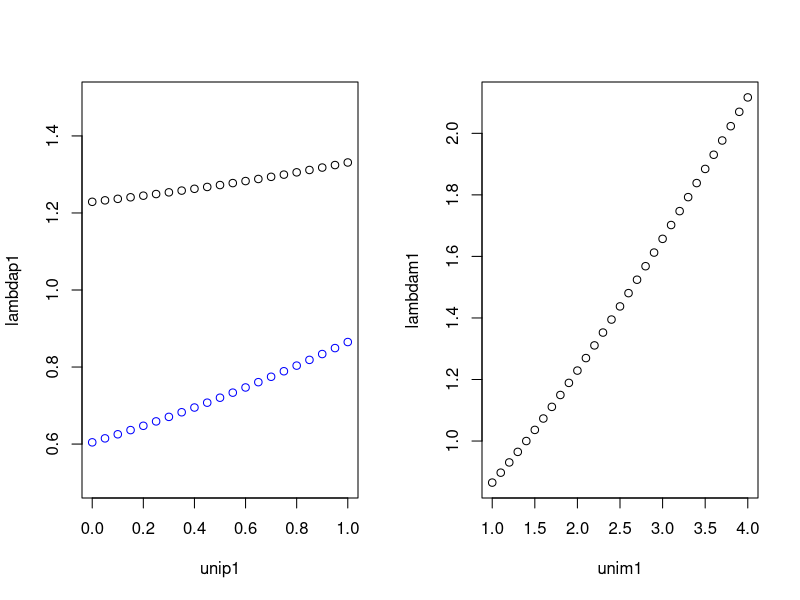
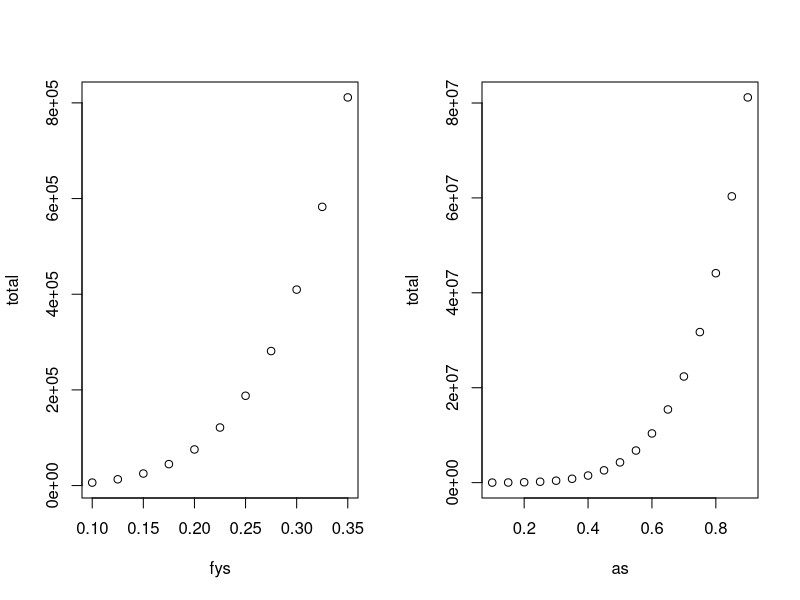

The R script that drew these images, in order:
m <- c(1,.5,0,0,.4,0,.4,0,.5,0,0,.5,0,0,0,0)
matrix <- matrix(m, nrow=4)

t <- c(200,0,0,0)

les <- matrix(ncol=11, nrow=4)
les[,1] <- t

####
#project into future
####

for(i in 2:11){
les[,i] <- matrix %*% les[,(i-1)]
}
#####
#total population by column
#####

total <- colSums(les)

######
#take the log
######

log <- log(les)

########
#lambda
########
lambda <- matrix(ncol=11, nrow=1)
lambda[1] <- 0
for(i in 2:11){
lambda[,i] <-  total[i]/total[i-1]
}

########
# age distribution
########
agedist <- matrix(ncol=11,nrow=4)
for(i in 1:11){
agedist[,i] <- les[,i]/total[i]
}

##########part II#######

eigens=eigen(matrix)

lambda=eigens$values[1] #stable lambda
c=eigens$vectors[,1]/sum(eigens$vectors[,1]) # stable age distribution

###########################
#########part III#######
###########################

#### varying m1
m <- c(1,.5,0,0,.4,0,.4,0,.5,0,0,.5,0,0,0,0)
matrix <- matrix(m, nrow=4)

t <- c(200,0,0,0)

les <- matrix(ncol=11, nrow=4)
les[,1] <- t
lambdam1 <- rep(0,31)
sens <- matrix(ncol=31,nrow=4)
unim1 <- seq(1, 4,by=.1)

for(j in 1:31){
  matrix[1,1]<-unim1[j]*.5
for(i in 2:11){
les[,i] <- matrix %*% les[,(i-1)]
}
sens[,j] <- les[,11]
tot <- colSums(les)
lambdam1[j] <- tot[11]/tot[10]
}



##### varying p0
m <- c(1,.5,0,0,.4,0,.4,0,.5,0,0,.5,0,0,0,0)
matrix <- matrix(m, nrow=4)

t <- c(200,0,0,0)

les <- matrix(ncol=11, nrow=4)
les[,1] <- t
lambdap0 <- rep(0,21)
sens <- matrix(ncol=21,nrow=4)
unip0 <- seq(0, 1,by=.05)

for(j in 1:21){
  matrix[1,1]<-unip0[j]*2
for(i in 2:11){
les[,i] <- matrix %*% les[,(i-1)]
}
sens[,j] <- les[,11]
tot <- colSums(les)
lambdap0[j] <- tot[11]/tot[10]

}







##### varying p1
m <- c(1,.5,0,0,.4,0,.4,0,.5,0,0,.5,0,0,0,0)
matrix <- matrix(m, nrow=4)

t <- c(200,0,0,0)

les <- matrix(ncol=11, nrow=4)
les[,1] <- t
lambdap1 <- rep(0,21)
sens <- matrix(ncol=21,nrow=4)
unip1 <- seq(0, 1,by=.05)

for(j in 1:21){
  matrix[2,2]<-unip1[j]*2
for(i in 2:11){
les[,i] <- matrix %*% les[,(i-1)]
}
sens[,j] <- les[,11]
tot <- colSums(les)
lambdap1[j] <- tot[11]/tot[10]
}

##

###############
# with eigen lambda
###############

m <- c(1,.5,0,0,.4,0,.4,0,.5,0,0,.5,0,0,0,0)
matrix <- matrix(m, nrow=4)
unim1 <- seq(1, 4,by=.1)
for(i in 1:31){
 matrix[1,1]<-unim1[i]*.5
eigenm1 <- eigen(matrix)
lambdam1[i] <- eigenm1$values[1]
}

##
m <- c(1,.5,0,0,.4,0,.4,0,.5,0,0,.5,0,0,0,0)
matrix <- matrix(m, nrow=4)
unip0 <- seq(0, 1,by=.05)
for(i in 1:21){
 matrix[1,1]<-unip0[i]*.5
eigenp0 <- eigen(matrix)
lambdap0[i] <- eigenp0$values[1]
}


##
m <- c(1,.5,0,0,.4,0,.4,0,.5,0,0,.5,0,0,0,0)
matrix <- matrix(m, nrow=4)
unip1 <- seq(0, 1,by=.05)
for(i in 1:21){
 matrix[2,2]<-unip0[i]*.5
eigenp1 <- eigen(matrix)
lambdap1[i] <- eigenp1$values[1]
}


par(mfrow=c(1,2))
plot(unip1,lambdap1, xlim=c(0,1),ylim=c(.5,1.5))
points(unip0,lambdap0,  col="blue")

plot(unim1, lambdam1)


#######################################
########### Challenge ################
###################################

fa <- 10
sy1 <- .20
sy2 <- .53
sy3 <- .72
sa <- .9

m <- c(0,sy2,0,0,0,sy3,fa*sy1,0,sa)

matrix <- matrix(m, ncol=3, nrow=3)

t <- c(100,100,100)
les <- matrix(ncol=20, nrow=3)
les[,1] <- t


for(i in 2:20){
les[,i] <- matrix %*% les[,(i-1)]
}

total <- colSums(les)
agedist <- matrix(ncol=20,nrow=3)
for(i in 1:20){
agedist[,i] <- les[,i]/total[i]
}


### changing first year survival

dat <- matrix(ncol=11,nrow=3)
fys <- seq(.1,.35,by=.025)
for(j in 1:11){
m <- c(0,sy2,0,0,0,sy3,fa*fys[j],0,sa)

matrix <- matrix(m, ncol=3, nrow=3)

t <- c(100,100,100)
les <- matrix(ncol=20, nrow=3)
les[,1] <- t
for(i in 2:20){
les[,i] <- matrix %*% les[,(i-1)]
}
dat[,j] <- les[,20]
}

total <- colSums(dat)

plot(fys,total)



### changing adult survival

dat <- matrix(ncol=17,nrow=3)
as <- seq(.1,.9,by=.05)
for(j in 1:17){
m <- c(0,sy2,0,0,0,sy3,fa*as[j],0,sa)

matrix <- matrix(m, ncol=3, nrow=3)

t <- c(100,100,100)
les <- matrix(ncol=20, nrow=3)
les[,1] <- t
for(i in 2:20){
les[,i] <- matrix %*% les[,(i-1)]
}
dat[,j] <- les[,20]
}

total <- colSums(dat)

plot(as,total)